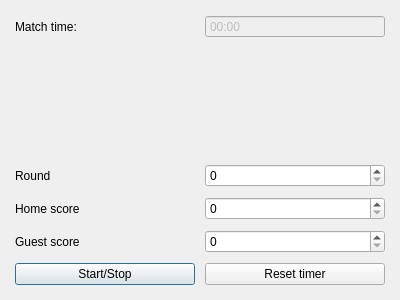
<?xml version="1.0" encoding="UTF-8"?>
<ui version="4.0">
 <class>ControlDialog</class>
 <widget class="QDialog" name="ControlDialog">
  <property name="enabled">
   <bool>true</bool>
  </property>
  <property name="geometry">
   <rect>
    <x>0</x>
    <y>0</y>
    <width>400</width>
    <height>300</height>
   </rect>
  </property>
  <property name="windowTitle">
   <string>Dialog</string>
  </property>
  <layout class="QGridLayout" name="gridLayout">
   <property name="leftMargin">
    <number>15</number>
   </property>
   <property name="topMargin">
    <number>15</number>
   </property>
   <property name="rightMargin">
    <number>15</number>
   </property>
   <property name="bottomMargin">
    <number>15</number>
   </property>
   <property name="spacing">
    <number>10</number>
   </property>
   <item row="6" column="1">
    <widget class="QSpinBox" name="guestScoreSpinBox">
     <property name="maximum">
      <number>999</number>
     </property>
    </widget>
   </item>
   <item row="4" column="0">
    <widget class="QLabel" name="label">
     <property name="text">
      <string>Round</string>
     </property>
    </widget>
   </item>
   <item row="4" column="1">
    <widget class="QSpinBox" name="roundSpinbox"/>
   </item>
   <item row="7" column="0">
    <widget class="QPushButton" name="startStopBtn">
     <property name="text">
      <string>Start/Stop</string>
     </property>
    </widget>
   </item>
   <item row="6" column="0">
    <widget class="QLabel" name="label_3">
     <property name="text">
      <string>Guest score</string>
     </property>
    </widget>
   </item>
   <item row="7" column="1">
    <widget class="QPushButton" name="resetTimeBtn">
     <property name="text">
      <string>Reset timer</string>
     </property>
    </widget>
   </item>
   <item row="5" column="0">
    <widget class="QLabel" name="label_2">
     <property name="text">
      <string>Home score</string>
     </property>
    </widget>
   </item>
   <item row="1" column="0">
    <widget class="QLabel" name="label_4">
     <property name="text">
      <string>Match time:</string>
     </property>
    </widget>
   </item>
   <item row="5" column="1">
    <widget class="QSpinBox" name="homeScoreSpinBox">
     <property name="maximum">
      <number>999</number>
     </property>
    </widget>
   </item>
   <item row="2" column="0">
    <spacer name="verticalSpacer">
     <property name="orientation">
      <enum>Qt::Vertical</enum>
     </property>
     <property name="sizeHint" stdset="0">
      <size>
       <width>20</width>
       <height>40</height>
      </size>
     </property>
    </spacer>
   </item>
   <item row="1" column="1">
    <widget class="QTimeEdit" name="matchTime">
     <property name="enabled">
      <bool>false</bool>
     </property>
     <property name="readOnly">
      <bool>true</bool>
     </property>
     <property name="buttonSymbols">
      <enum>QAbstractSpinBox::NoButtons</enum>
     </property>
     <property name="displayFormat">
      <string notr="true">mm:ss</string>
     </property>
    </widget>
   </item>
  </layout>
 </widget>
 <resources/>
 <connections>
  <connection>
   <sender>resetTimeBtn</sender>
   <signal>clicked()</signal>
   <receiver>ControlDialog</receiver>
   <slot>resetTime()</slot>
   <hints>
    <hint type="sourcelabel">
     <x>261</x>
     <y>253</y>
    </hint>
    <hint type="destinationlabel">
     <x>310</x>
     <y>204</y>
    </hint>
   </hints>
  </connection>
 </connections>
 <slots>
  <slot>homeScore(int)</slot>
  <slot>guestScore()</slot>
  <slot>startStop()</slot>
  <slot>resetTime()</slot>
 </slots>
</ui>
